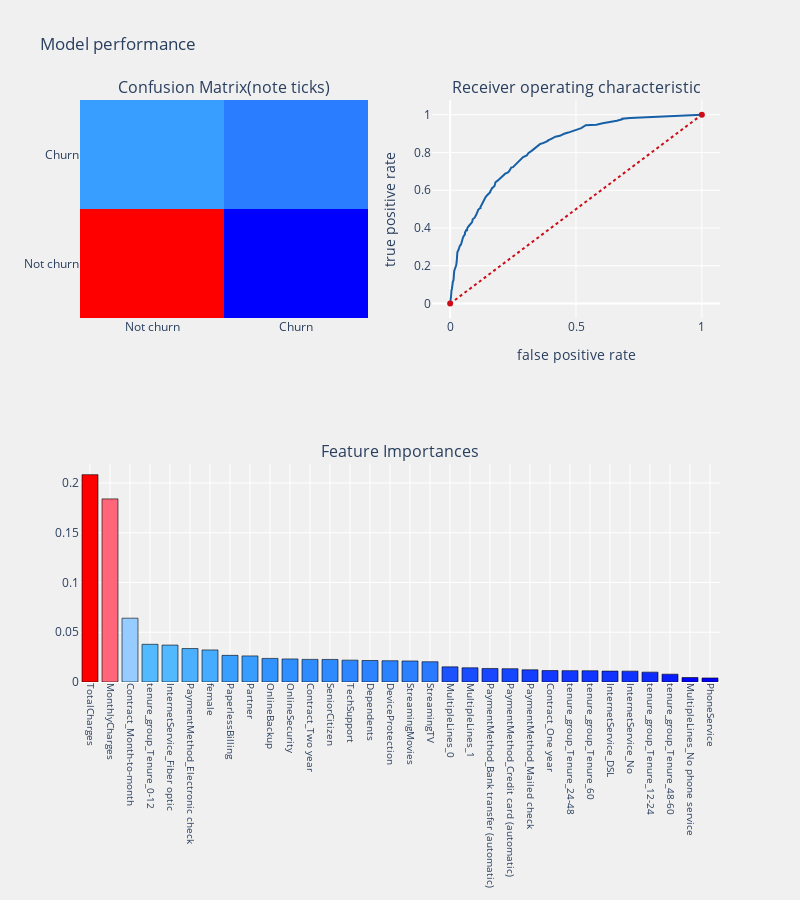

Here is the notebook cell this chart was saved with:
### Code cell
treet  = RandomForestClassifier()
tr_model,tr_cm,tr_cr = test_model(treet,X_train,X_test,y_train,y_test,features=True)

### Figure 1 — Plotly figure (JSON) as saved in the notebook; plotly's stock layout.template omitted (floating-point values rounded to 4 significant figures; data arrays with more than 128 entries replaced by an {"elided": "..."} marker saying what was removed)
{"data": [{"colorscale": [[0, "rgb(0,0,255)"], [0.1, "rgb(51,153,255)"], [0.2, "rgb(102,204,255)"], [0.3, "rgb(153,204,255)"], [0.4, "rgb(204,204,255)"], [0.5, "rgb(255,255,255)"], [0.6, "rgb(255,204,255)"], [0.7, "rgb(255,153,255)"], [0.8, "rgb(255,102,204)"], [0.9, "rgb(255,102,102)"], [1, "rgb(255,0,0)"]], "name": "matrix", "showscale": false, "type": "heatmap", "x": ["Not churn", "Churn"], "xaxis": "x", "y": ["Not churn", "Churn"], "yaxis": "y", "z": [[1160, 134], [246, 218]]}, {"line": {"color": "rgb(22, 96, 167)", "width": 2}, "name": "Roc : 0.6831363587912381", "type": "scatter", "x": {"elided": "131 float values"}, "xaxis": "x2", "y": {"elided": "131 float values"}, "yaxis": "y2"}, {"line": {"color": "rgb(205, 12, 24)", "dash": "dot", "width": 2}, "type": "scatter", "x": [0, 1], "xaxis": "x2", "y": [0, 1], "yaxis": "y2"}, {"marker": {"color": [0.2083, 0.184, 0.06411, 0.03787, 0.03709, 0.03361, 0.03221, 0.02677, 0.02621, 0.0237, 0.02318, 0.02272, 0.02267, 0.02198, 0.02161, 0.02136, 0.02112, 0.02034, 0.0152, 0.01428, 0.01359, 0.01338, 0.01225, 0.01149, 0.01141, 0.01131, 0.01096, 0.01091, 0.009919, 0.007855, 0.004492, 0.004058], "colorscale": [[0, "rgb(0,0,255)"], [0.1, "rgb(51,153,255)"], [0.2, "rgb(102,204,255)"], [0.3, "rgb(153,204,255)"], [0.4, "rgb(204,204,255)"], [0.5, "rgb(255,255,255)"], [0.6, "rgb(255,204,255)"], [0.7, "rgb(255,153,255)"], [0.8, "rgb(255,102,204)"], [0.9, "rgb(255,102,102)"], [1, "rgb(255,0,0)"]], "line": {"color": "black", "width": 0.6}}, "name": "coefficients", "type": "bar", "x": ["TotalCharges", "MonthlyCharges", "Contract_Month-to-month", "tenure_group_Tenure_0-12", "InternetService_Fiber optic", "PaymentMethod_Electronic check", "female", "PaperlessBilling", "Partner", "OnlineBackup", "OnlineSecurity", "Contract_Two year", "SeniorCitizen", "TechSupport", "Dependents", "DeviceProtection", "StreamingMovies", "StreamingTV", "MultipleLines_0", "MultipleLines_1", "PaymentMethod_Bank transfer (automatic)", "PaymentMethod_Credit card (automatic)", "PaymentMethod_Mailed check", "Contract_One year", "tenure_group_Tenure_24-48", "tenure_group_Tenure_60", "InternetService_DSL", "InternetService_No", "tenure_group_Tenure_12-24", "tenure_group_Tenure_48-60", "MultipleLines_No phone service", "PhoneService"], "xaxis": "x3", "y": [0.2083, 0.184, 0.06411, 0.03787, 0.03709, 0.03361, 0.03221, 0.02677, 0.02621, 0.0237, 0.02318, 0.02272, 0.02267, 0.02198, 0.02161, 0.02136, 0.02112, 0.02034, 0.0152, 0.01428, 0.01359, 0.01338, 0.01225, 0.01149, 0.01141, 0.01131, 0.01096, 0.01091, 0.009919, 0.007855, 0.004492, 0.004058], "yaxis": "y3"}], "layout": {"annotations": [{"font": {"size": 16}, "showarrow": false, "text": "Confusion Matrix(note ticks)", "x": 0.225, "xanchor": "center", "xref": "paper", "y": 1, "yanchor": "bottom", "yref": "paper"}, {"font": {"size": 16}, "showarrow": false, "text": "Receiver operating characteristic", "x": 0.775, "xanchor": "center", "xref": "paper", "y": 1, "yanchor": "bottom", "yref": "paper"}, {"font": {"size": 16}, "showarrow": false, "text": "Feature Importances", "x": 0.5, "xanchor": "center", "xref": "paper", "y": 0.375, "yanchor": "bottom", "yref": "paper"}], "autosize": false, "height": 900, "margin": {"b": 195}, "paper_bgcolor": "rgba(240,240,240, 0.95)", "plot_bgcolor": "rgba(240,240,240, 0.95)", "showlegend": false, "title": {"text": "Model performance"}, "width": 800, "xaxis": {"anchor": "y", "domain": [0, 0.45]}, "xaxis2": {"anchor": "y2", "domain": [0.55, 1], "title": {"text": "false positive rate"}}, "xaxis3": {"anchor": "y3", "domain": [0, 1], "showgrid": true, "tickangle": 90, "tickfont": {"size": 10}}, "yaxis": {"anchor": "x", "domain": [0.625, 1]}, "yaxis2": {"anchor": "x2", "domain": [0.625, 1], "title": {"text": "true positive rate"}}, "yaxis3": {"anchor": "x3", "domain": [0, 0.375]}}}
